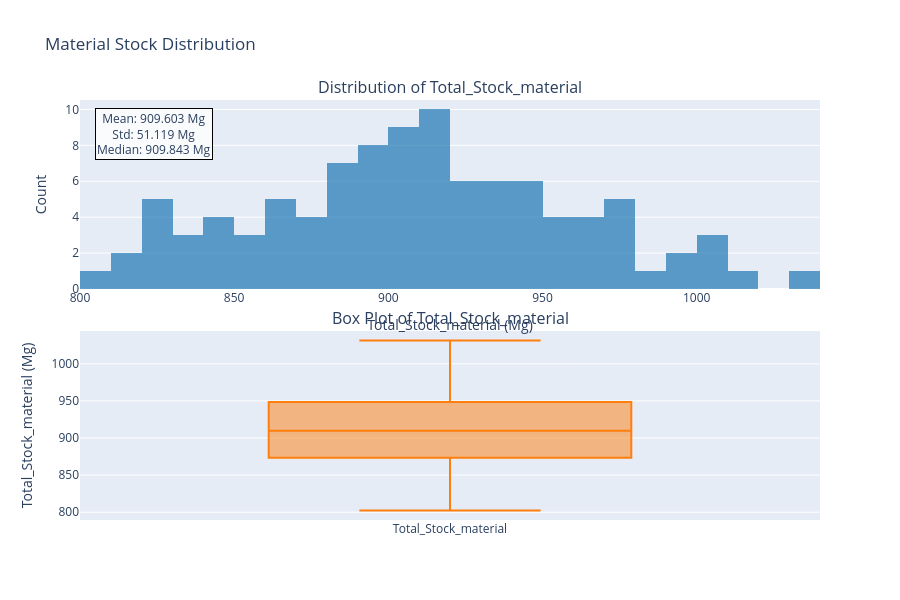
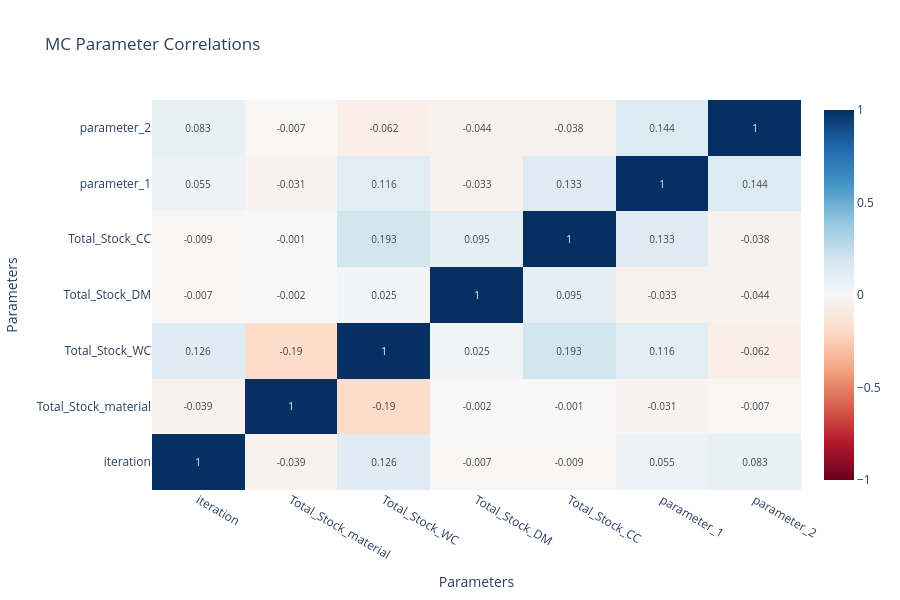
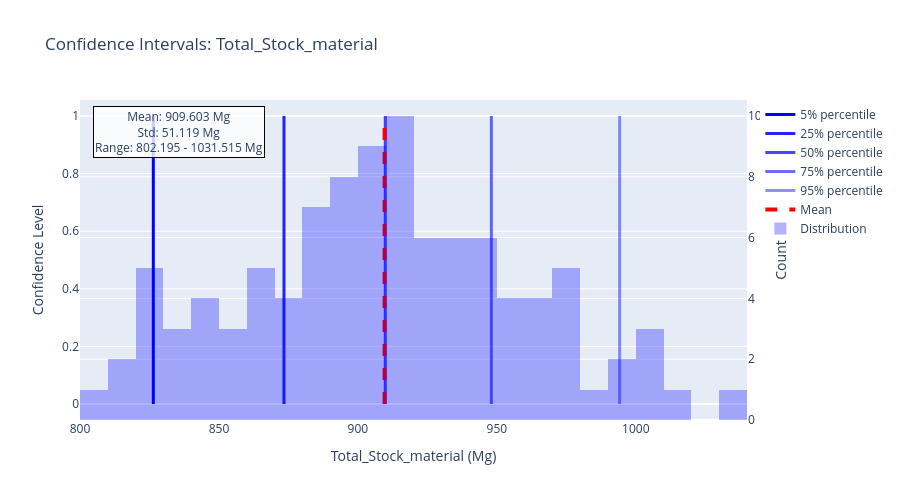

Source (notebook cell) for these figures, in order:
### Code cell
# Individual MC plots
print("\n📊 Creating individual Monte Carlo plots...")
try:
    if has_mc and 'mc_results' in locals():
        # Individual MC plots using existing functions
        plotting.plot_mc_distribution(mc_results, 'Total_Stock_material', 'Mg', 'Material Stock Distribution')
        plotting.plot_mc_correlation_matrix(mc_results, title='MC Parameter Correlations')
        plotting.plot_mc_confidence_intervals(mc_results, 'Total_Stock_material', unit='Mg')
        print("✅ Individual Monte Carlo plots created")
        print("   📊 Distribution: Histogram and box plot analysis")
        print("   🔗 Correlation: Parameter relationship matrix")
        print("   📈 Confidence: Percentile-based uncertainty analysis")
    else:
        print("ℹ️ No MC results available for individual plots")
except Exception as e:
    print(f"⚠️ Could not create individual MC plots: {e}")

### Figure 1 — Plotly figure (JSON) as saved in the notebook; plotly's stock layout.template omitted (floating-point values rounded to 4 significant figures)
{"data": [{"marker": {"color": "#1f77b4"}, "name": "Distribution", "nbinsx": 30, "opacity": 0.7, "type": "histogram", "x": [911.1, 929.3, 914.9, 971.0, 958.7, 883.3, 969.6, 903.1, 923.4, 910.4, 837.3, 917.7, 906.5, 895.4, 802.2, 827.1, 889.4, 936.5, 873.4, 969.4, 862.6, 958.6, 993.6, 815.4, 916.1, 913.6, 1010.0, 859.6, 826.5, 908.9, 901.0, 908.6, 949.5, 960.9, 860.2, 958.4, 895.4, 902.2, 993.8, 862.7, 889.6, 827.0, 949.3, 889.8, 892.3, 840.6, 930.3, 929.3, 949.7, 929.8, 941.0, 1032.0, 1008.0, 853.5, 938.7, 898.6, 896.3, 897.1, 1015.0, 889.4, 912.6, 961.4, 844.1, 860.7, 848.0, 873.4, 925.5, 977.4, 958.6, 900.3, 972.4, 884.6, 972.6, 921.0, 842.3, 909.8, 887.2, 932.8, 868.8, 909.8, 832.1, 936.9, 932.2, 835.0, 897.9, 824.6, 949.8, 918.6, 947.6, 872.8, 985.0, 972.3, 821.6, 859.5, 895.4, 1001.0, 919.4, 918.3, 876.3, 817.7], "xaxis": "x", "yaxis": "y"}, {"boxpoints": "outliers", "marker": {"color": "#ff7f0e"}, "name": "Total_Stock_material", "type": "box", "xaxis": "x2", "y": [911.1, 929.3, 914.9, 971.0, 958.7, 883.3, 969.6, 903.1, 923.4, 910.4, 837.3, 917.7, 906.5, 895.4, 802.2, 827.1, 889.4, 936.5, 873.4, 969.4, 862.6, 958.6, 993.6, 815.4, 916.1, 913.6, 1010.0, 859.6, 826.5, 908.9, 901.0, 908.6, 949.5, 960.9, 860.2, 958.4, 895.4, 902.2, 993.8, 862.7, 889.6, 827.0, 949.3, 889.8, 892.3, 840.6, 930.3, 929.3, 949.7, 929.8, 941.0, 1032.0, 1008.0, 853.5, 938.7, 898.6, 896.3, 897.1, 1015.0, 889.4, 912.6, 961.4, 844.1, 860.7, 848.0, 873.4, 925.5, 977.4, 958.6, 900.3, 972.4, 884.6, 972.6, 921.0, 842.3, 909.8, 887.2, 932.8, 868.8, 909.8, 832.1, 936.9, 932.2, 835.0, 897.9, 824.6, 949.8, 918.6, 947.6, 872.8, 985.0, 972.3, 821.6, 859.5, 895.4, 1001.0, 919.4, 918.3, 876.3, 817.7], "yaxis": "y2"}], "layout": {"annotations": [{"font": {"size": 16}, "showarrow": false, "text": "Distribution of Total_Stock_material", "x": 0.5, "xanchor": "center", "xref": "paper", "y": 1, "yanchor": "bottom", "yref": "paper"}, {"font": {"size": 16}, "showarrow": false, "text": "Box Plot of Total_Stock_material", "x": 0.5, "xanchor": "center", "xref": "paper", "y": 0.45, "yanchor": "bottom", "yref": "paper"}, {"bgcolor": "rgba(255,255,255,0.8)", "bordercolor": "black", "borderwidth": 1, "showarrow": false, "text": "Mean: 909.603 Mg<br>Std: 51.119 Mg<br>Median: 909.843 Mg", "x": 0.02, "xref": "paper", "y": 0.98, "yref": "paper"}], "height": 600, "showlegend": false, "title": {"text": "Material Stock Distribution"}, "xaxis": {"anchor": "y", "domain": [0, 1], "title": {"text": "Total_Stock_material (Mg)"}}, "xaxis2": {"anchor": "y2", "domain": [0, 1]}, "yaxis": {"anchor": "x", "domain": [0.55, 1], "title": {"text": "Count"}}, "yaxis2": {"anchor": "x2", "domain": [0, 0.45], "title": {"text": "Total_Stock_material (Mg)"}}}}

### Figure 2 — Plotly figure (JSON) as saved in the notebook; plotly's stock layout.template omitted (floating-point values rounded to 4 significant figures)
{"data": [{"colorscale": [[0, "rgb(103,0,31)"], [0.1, "rgb(178,24,43)"], [0.2, "rgb(214,96,77)"], [0.3, "rgb(244,165,130)"], [0.4, "rgb(253,219,199)"], [0.5, "rgb(247,247,247)"], [0.6, "rgb(209,229,240)"], [0.7, "rgb(146,197,222)"], [0.8, "rgb(67,147,195)"], [0.9, "rgb(33,102,172)"], [1, "rgb(5,48,97)"]], "hoverongaps": false, "text": [[1, -0.039, 0.126, -0.007, -0.009, 0.055, 0.083], [-0.039, 1, -0.19, -0.002, -0.001, -0.031, -0.007], [0.126, -0.19, 1, 0.025, 0.193, 0.116, -0.062], [-0.007, -0.002, 0.025, 1, 0.095, -0.033, -0.044], [-0.009, -0.001, 0.193, 0.095, 1, 0.133, -0.038], [0.055, -0.031, 0.116, -0.033, 0.133, 1, 0.144], [0.083, -0.007, -0.062, -0.044, -0.038, 0.144, 1]], "textfont": {"size": 10}, "texttemplate": "%{text}", "type": "heatmap", "x": ["iteration", "Total_Stock_material", "Total_Stock_WC", "Total_Stock_DM", "Total_Stock_CC", "parameter_1", "parameter_2"], "y": ["iteration", "Total_Stock_material", "Total_Stock_WC", "Total_Stock_DM", "Total_Stock_CC", "parameter_1", "parameter_2"], "z": [[1, -0.03943, 0.1257, -0.006653, -0.00869, 0.05532, 0.08303], [-0.03943, 1, -0.1898, -0.001906, -0.001314, -0.03065, -0.006594], [0.1257, -0.1898, 1, 0.02491, 0.193, 0.1158, -0.06204], [-0.006653, -0.001906, 0.02491, 1, 0.09505, -0.03262, -0.04363], [-0.00869, -0.001314, 0.193, 0.09505, 1, 0.1331, -0.03837], [0.05532, -0.03065, 0.1158, -0.03262, 0.1331, 1, 0.1441], [0.08303, -0.006594, -0.06204, -0.04363, -0.03837, 0.1441, 1]], "zmid": 0}], "layout": {"height": 600, "title": {"text": "MC Parameter Correlations"}, "xaxis": {"title": {"text": "Parameters"}}, "yaxis": {"title": {"text": "Parameters"}}}}

### Figure 3 — Plotly figure (JSON) as saved in the notebook; plotly's stock layout.template omitted (floating-point values rounded to 4 significant figures)
{"data": [{"line": {"color": "rgba(0,0,255,1.0)", "width": 3}, "mode": "lines", "name": "5% percentile", "showlegend": true, "type": "scatter", "x": [826.4, 826.4], "y": [0, 1]}, {"line": {"color": "rgba(0,0,255,0.86)", "width": 3}, "mode": "lines", "name": "25% percentile", "showlegend": true, "type": "scatter", "x": [873.4, 873.4], "y": [0, 1]}, {"line": {"color": "rgba(0,0,255,0.72)", "width": 3}, "mode": "lines", "name": "50% percentile", "showlegend": true, "type": "scatter", "x": [909.8, 909.8], "y": [0, 1]}, {"line": {"color": "rgba(0,0,255,0.5800000000000001)", "width": 3}, "mode": "lines", "name": "75% percentile", "showlegend": true, "type": "scatter", "x": [948.0, 948.0], "y": [0, 1]}, {"line": {"color": "rgba(0,0,255,0.44000000000000006)", "width": 3}, "mode": "lines", "name": "95% percentile", "showlegend": true, "type": "scatter", "x": [994.2, 994.2], "y": [0, 1]}, {"line": {"color": "red", "dash": "dash", "width": 4}, "mode": "lines", "name": "Mean", "showlegend": true, "type": "scatter", "x": [909.6, 909.6], "y": [0, 1]}, {"marker": {"color": "rgba(0,0,255,0.3)"}, "name": "Distribution", "nbinsx": 30, "type": "histogram", "x": [911.1, 929.3, 914.9, 971.0, 958.7, 883.3, 969.6, 903.1, 923.4, 910.4, 837.3, 917.7, 906.5, 895.4, 802.2, 827.1, 889.4, 936.5, 873.4, 969.4, 862.6, 958.6, 993.6, 815.4, 916.1, 913.6, 1010.0, 859.6, 826.5, 908.9, 901.0, 908.6, 949.5, 960.9, 860.2, 958.4, 895.4, 902.2, 993.8, 862.7, 889.6, 827.0, 949.3, 889.8, 892.3, 840.6, 930.3, 929.3, 949.7, 929.8, 941.0, 1032.0, 1008.0, 853.5, 938.7, 898.6, 896.3, 897.1, 1015.0, 889.4, 912.6, 961.4, 844.1, 860.7, 848.0, 873.4, 925.5, 977.4, 958.6, 900.3, 972.4, 884.6, 972.6, 921.0, 842.3, 909.8, 887.2, 932.8, 868.8, 909.8, 832.1, 936.9, 932.2, 835.0, 897.9, 824.6, 949.8, 918.6, 947.6, 872.8, 985.0, 972.3, 821.6, 859.5, 895.4, 1001.0, 919.4, 918.3, 876.3, 817.7], "yaxis": "y2"}], "layout": {"annotations": [{"bgcolor": "rgba(255,255,255,0.8)", "bordercolor": "black", "borderwidth": 1, "showarrow": false, "text": "Mean: 909.603 Mg<br>Std: 51.119 Mg<br>Range: 802.195 - 1031.515 Mg", "x": 0.02, "xref": "paper", "y": 0.98, "yref": "paper"}], "height": 500, "title": {"text": "Confidence Intervals: Total_Stock_material"}, "xaxis": {"title": {"text": "Total_Stock_material (Mg)"}}, "yaxis": {"title": {"text": "Confidence Level"}}, "yaxis2": {"overlaying": "y", "side": "right", "title": {"text": "Count"}}}}
